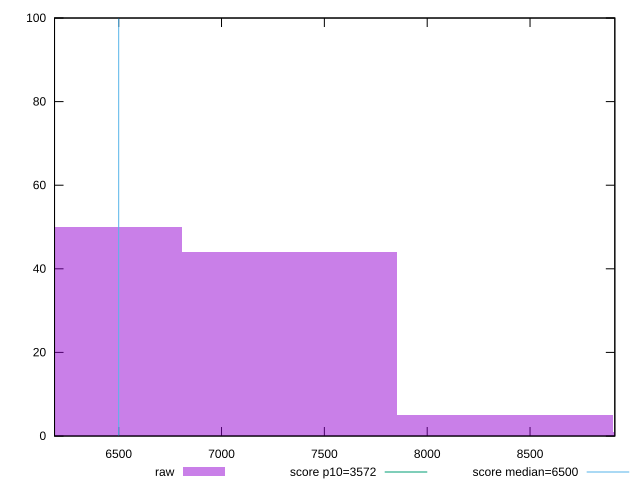

Here is the gnuplot script that generated this plot:
reset

$raw <<EOF
7330.753538190091 44
6283.503032734364 50
8378.004043645818 5
9425.254549101546 1
EOF

set key outside below
set boxwidth 1047.2505054557273
set xrange [6188.057:8912.239]
set yrange [0:100]
set trange [0:100]
set style fill transparent solid 0.5 noborder

set parametric
set terminal svg size 640, 490 enhanced background rgb 'white'
set output "report_00014_2021-02-09T15:56:05.503Z/first-cpu-idle/samples/pages+cached+noadtech+nomedia/raw/histogram.svg"

plot $raw title "raw" with boxes, \
     3572,t title "score p10=3572", \
     6500,t title "score median=6500"

reset
